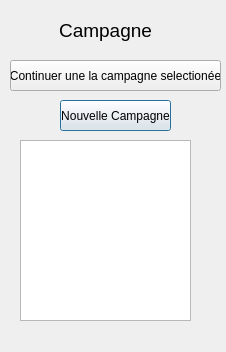
<?xml version="1.0" encoding="UTF-8"?>
<ui version="4.0">
 <class>formCampagne</class>
 <widget class="QDialog" name="formCampagne">
  <property name="geometry">
   <rect>
    <x>0</x>
    <y>0</y>
    <width>226</width>
    <height>352</height>
   </rect>
  </property>
  <property name="windowTitle">
   <string>Dialog</string>
  </property>
  <widget class="QLabel" name="label">
   <property name="geometry">
    <rect>
     <x>30</x>
     <y>10</y>
     <width>151</width>
     <height>41</height>
    </rect>
   </property>
   <property name="font">
    <font>
     <pointsize>14</pointsize>
    </font>
   </property>
   <property name="text">
    <string>Campagne</string>
   </property>
   <property name="alignment">
    <set>Qt::AlignCenter</set>
   </property>
  </widget>
  <widget class="QPushButton" name="pushButton">
   <property name="geometry">
    <rect>
     <x>60</x>
     <y>100</y>
     <width>111</width>
     <height>31</height>
    </rect>
   </property>
   <property name="text">
    <string>Nouvelle Campagne</string>
   </property>
  </widget>
  <widget class="QPushButton" name="pushButton_2">
   <property name="geometry">
    <rect>
     <x>10</x>
     <y>60</y>
     <width>211</width>
     <height>31</height>
    </rect>
   </property>
   <property name="text">
    <string>Continuer une la campagne selectionée</string>
   </property>
  </widget>
  <widget class="QListWidget" name="listWidget">
   <property name="geometry">
    <rect>
     <x>20</x>
     <y>140</y>
     <width>171</width>
     <height>181</height>
    </rect>
   </property>
  </widget>
 </widget>
 <resources/>
 <connections/>
</ui>
